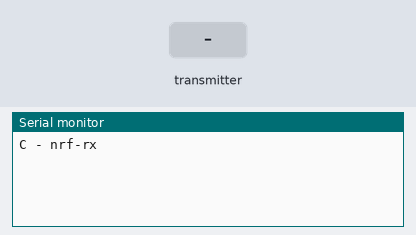
Recording of a sketch running on a simulated Arduino Uno, built with avr-gcc and run on an emulated ATmega328P. Parts: the last lines printed to the serial monitor. The inputs (shaded band) are chosen by the test bench. No radio packets arrive unless stated.

Above: at 1.2 s.
1.3 s: the transmitter starts sending v = 0
At 1.37 s:
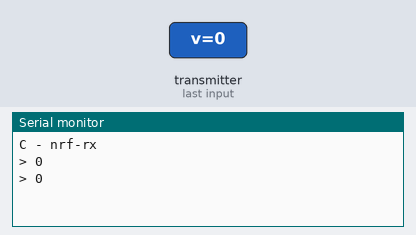
3.2 s: the transmitter starts sending v = 64
At 3.27 s:
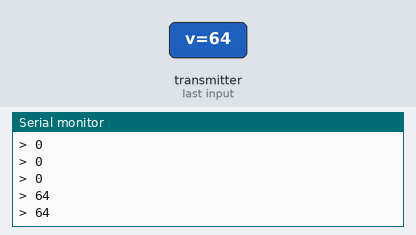

Measured:
- after the input at 1.3 s, the serial monitor: prints a new line at once (image 1)
- after the input at 3.2 s, the serial monitor: prints a new line at once (image 2)

The sketch:

nrf-rx.ino
```cpp
#include <SPI.h>
#include <nRF24L01.h>
#include <RF24.h>

const uint64_t pipe =  0xAABBCCDDEELL;
RF24 radio(8,7);

void setup() {
    Serial.begin(9600);
    Serial.println("C - nrf-rx");

    radio.begin();
    //radio.disableCRC();
    radio.setPayloadSize(1);
    radio.setAutoAck(false);              // true by default
    radio.setDataRate(RF24_1MBPS);
    //radio.setDataRate(RF24_2MBPS);
    radio.openReadingPipe(1,pipe);
    radio.startListening();
}

void loop() {
    if (radio.available()) {
        byte v;
        radio.read(&v, 1);
        Serial.print("> ");
        Serial.println(v);
    }
}
```
